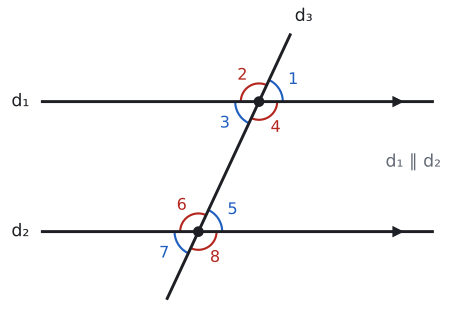

Source code (Python):
import sys; sys.path.insert(0, "tools")
from cizim import *

# d1 // d2 (yatay), d3 kesen yatayla 65° yapar. A'da 1-4, B'de 5-8 numaralı açılar.
# Dar açılar (65°) mavi, geniş açılar (115°) kırmızı.
def yon(d): return np.array([np.cos(np.radians(d)), np.sin(np.radians(d))])
h = 3.0; t = 65
B = np.array([0.0, 0.0]); A = B + h / np.sin(np.radians(t)) * yon(t)
fig, ax = sekil(6, 4.6)
ax.set_aspect("equal"); ax.axis("off")
for y, ad in ((h, "d₁"), (0, "d₂")):
    ax.plot([-3.6, 5.4], [y, y], color=YAZI)
    ax.plot(4.6, y, ">", color=YAZI, markersize=7)
    ax.text(-3.9, y, ad, ha="right", va="center", fontsize=13)
u = yon(t); s0, s1 = B - 1.7 * u, A + 1.7 * u
ax.plot(*zip(s0, s1), color=YAZI)
ax.text(*(s1 + 0.25 * u), "d₃", ha="left", va="bottom", fontsize=13)
nokta(ax, *A); nokta(ax, *B)
for P, n in ((A, 1), (B, 5)):
    yonler = [(0, t), (t, 180), (180, 180 + t), (180 + t, 360)]
    for i, (a1, a2) in enumerate(yonler):
        renk = MAVI if i % 2 == 0 else KIRMIZI
        r = 0.55 if i % 2 == 0 else 0.42
        aci(ax, P, P + yon(a1), P + yon(a2), r=r, ad=str(n + i), renk=renk)
ax.text(5.6, 1.5, "d₁ ∥ d₂", fontsize=13, ha="right", color=SOLUK)
ax.set_xlim(-4.4, 5.9); ax.set_ylim(-1.9, h + 1.9)
kaydet(fig, __file__)
